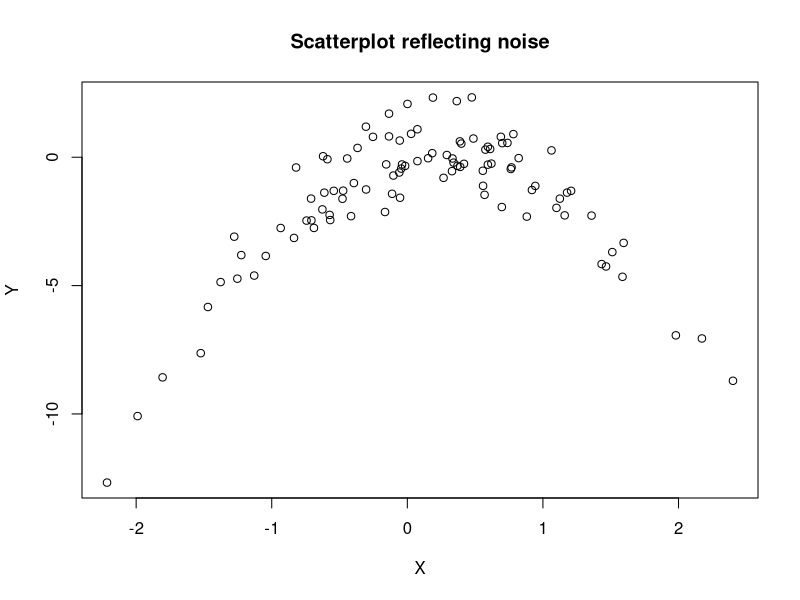

Here is the R script that generated this plot:
library(boot)
#a
set.seed(1)
x <- rnorm(100)
y <- x - 2 * x^2 + rnorm(100)
n <- length(y)
p <- 2
# b
plot(x, y, main = "Scatterplot reflecting noise", xlab = "X", ylab = "Y")
#c
data <- data.frame(x = x, y = y)
loocv_mse <- function(model, data) {
  return(cv.glm(data, model)$delta[1])
}
set.seed(42)
model1 <- glm(y ~ x, data = data)  # Linear model
model2 <- glm(y ~ poly(x, 2), data = data)  # Quadratic model
model3 <- glm(y ~ poly(x, 3), data = data)  # Cubic model
model4 <- glm(y ~ poly(x, 4), data = data)  # Quartic model
loocv1 <- loocv_mse(model1, data)
loocv2 <- loocv_mse(model2, data)
loocv3 <- loocv_mse(model3, data)
loocv4 <- loocv_mse(model4, data)
cat("LOOCV Errors:\n")
cat("Model 1 (Linear):", round(loocv1, 4), "\n")
cat("Model 2 (Quadratic):", round(loocv2, 4), "\n")
cat("Model 3 (Cubic):", round(loocv3, 4), "\n")
cat("Model 4 (Quartic):", round(loocv4, 4), "\n")

#d
set.seed(99)

model1rep <- glm(y ~ x, data = data)
model2rep <- glm(y ~ poly(x, 2), data = data)
model3rep <- glm(y ~ poly(x, 3), data = data)
model4rep <- glm(y ~ poly(x, 4), data = data)
loocv1rep <- loocv_mse(model1rep, data)
loocv2rep <- loocv_mse(model2rep, data)
loocv3rep<- loocv_mse(model3rep, data)
loocv4rep<- loocv_mse(model4rep, data)
cat("New LOOCV Errors with Different Seed:\n")
cat("Model 1 (Linear):", round(loocv1rep, 4), "\n")
cat("Model 2 (Quadratic):", round(loocv2rep, 4), "\n")
cat("Model 3 (Cubic):", round(loocv3rep, 4), "\n")
cat("Model 4 (Quartic):", round(loocv4rep, 4), "\n")

#f
summary(model1)
summary(model2)
summary(model3)
summary(model4)
